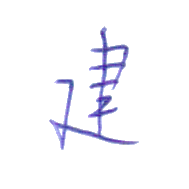
%> input picture 2/database/base_1_12_2.bmp, 189 x 189 px; its folder holds only this picture in this run
$ octave test.m   (GNU Octave 9; MATLAB toolbox functions it lacks are replaced by stand-ins)
%> lines starting %> are read from the running program, lines starting %| are printed output that depends on the picture
% DataBase, TestCase

d = dir('../2/database/*.bmp');
path = '../2/database/';

t = dir('../2/testcase/*.bmp');
path_t = '../2/testcase/';

k = numel(d);

DataBase = cell(1, k);
TestCase = cell(1, k);

for i = 1 : k
  im = double(imread(strcat(path, d(i).name)));
  R = im(:, :, 1);
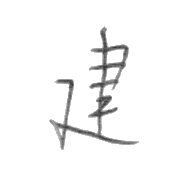
%> R: size 189x189 double; min 51, max 255, mean 247.6
  G = im(:, :, 2);
  B = im(:, :, 3);
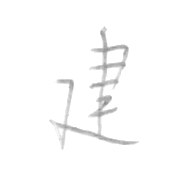
%> B: size 189x189 double; min 138, max 255, mean 251.8
  Y = 0.299 .* R + 0.587 .* G + 0.114 .* B;
  Y(Y > 220) = 255;
%> Y: size 189x189 double; min 52.19, max 255, mean 247.9; mean of the top-left, top-right, bottom-left and bottom-right quarters 252.6, 243.6, 248.6, 247.1
  DataBase{i} = double(Y);
%> (the run ends here)

$ run again, on 2/database/base_1_17_2.bmp
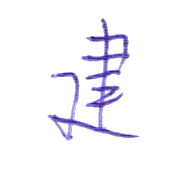
%> input picture 2/database/base_1_17_2.bmp, 189 x 189 px
%> `R = im(:, :, 1);`:
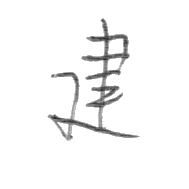
%> R: size 189x189 double; min 40, max 255, mean 246.8
%> `B = im(:, :, 3);`:
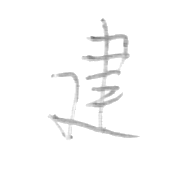
%> B: size 189x189 double; min 104, max 255, mean 251.3

$ run again, on 2/database/base_1_13_2.bmp
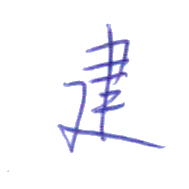
%> input picture 2/database/base_1_13_2.bmp, 189 x 189 px
%> `R = im(:, :, 1);`:
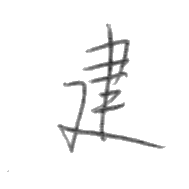
%> R: size 189x189 double; min 38, max 255, mean 246.3
%> `B = im(:, :, 3);`:
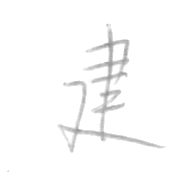
%> B: size 189x189 double; min 142, max 255, mean 251.4
